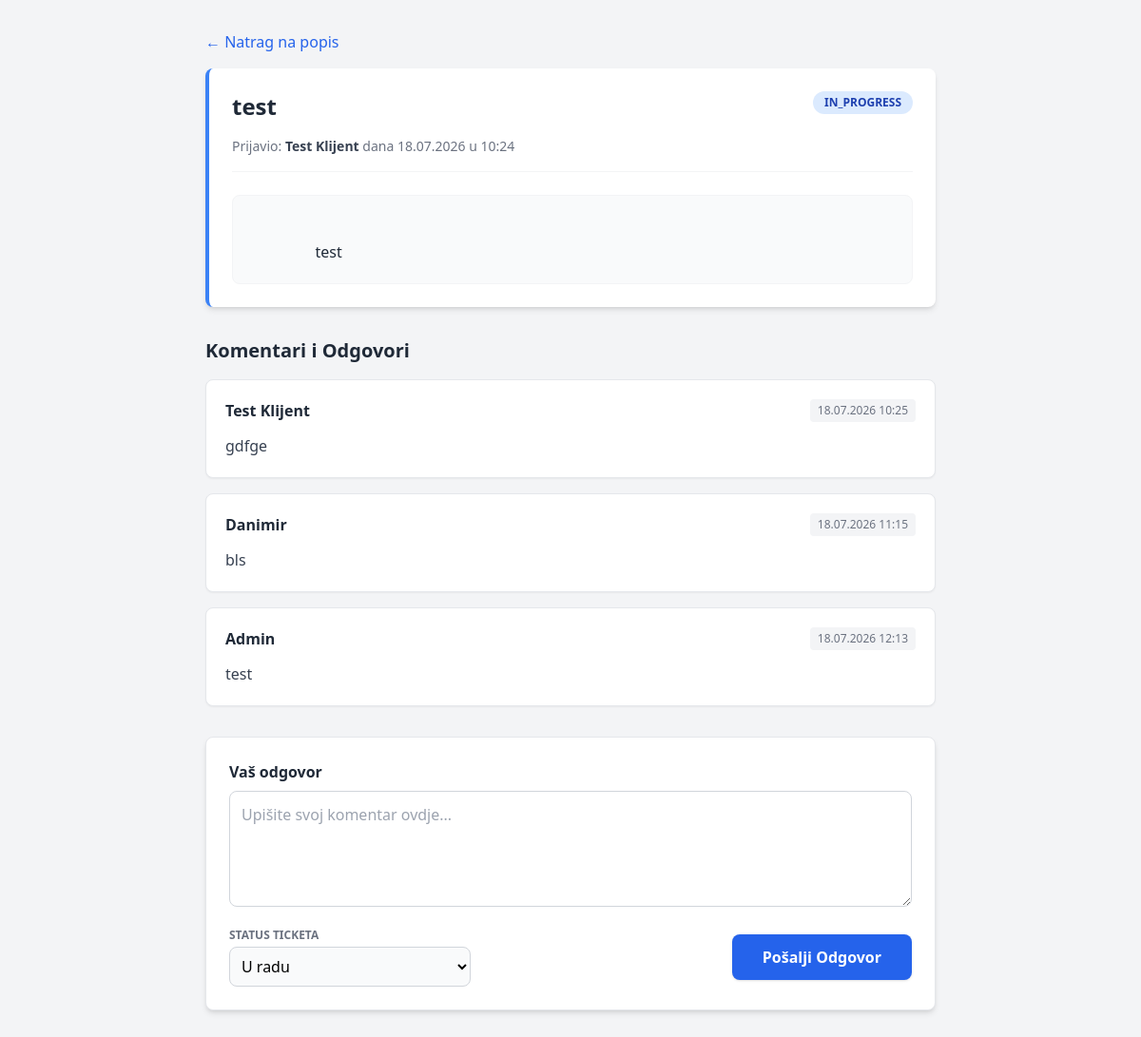
Screenshot of /ticket?id=4 (signed in) with the database file from the repository.
### tables this page shows
CREATE TABLE `tickets` (
  `id` int NOT NULL,
  `user_id` int NOT NULL,
  `title` varchar(255) NOT NULL,
  `description` text NOT NULL,
  `status` enum('open','in_progress','closed') DEFAULT 'open',
  `created_at` timestamp NULL DEFAULT CURRENT_TIMESTAMP,
  `assigned_to` int DEFAULT NULL
);

CREATE TABLE `users` (
  `id` int NOT NULL,
  `name` varchar(100) NOT NULL,
  `email` varchar(100) NOT NULL,
  `password` varchar(255) NOT NULL,
  `role` enum('client','agent','pm') DEFAULT 'client',
  `created_at` timestamp NULL DEFAULT CURRENT_TIMESTAMP
);

CREATE TABLE `replies` (
  `id` int NOT NULL,
  `ticket_id` int NOT NULL,
  `user_id` int NOT NULL,
  `message` text NOT NULL,
  `created_at` timestamp NULL DEFAULT CURRENT_TIMESTAMP
);

### src/Controllers/TicketController.php (called while the page is built, shortened)
<?php
class TicketController {
    public function show() {
        $id = $_GET['id'] ?? null;
        $ticketModel = new Ticket();
        $ticket = $ticketModel->findById($id);
        $replies = $ticketModel->getReplies($id);
        require_once '../src/Views/show.php';
    }
}

### public/index.php (called while the page is built, shortened)
<?php
spl_autoload_register(function ($class) {
    $paths = [
        '../src/' . $class . '.php',
        '../src/Controllers/' . $class . '.php',
        '../src/Models/' . $class . '.php',
    ];
    foreach ($paths as $path) {
        if (file_exists($path)) {
            return;
        }
    }
});
$router = new Router();
$router->add('GET', '/', 'TicketController', 'index');
$router->add('GET', '/tickets/create', 'TicketController', 'create');
$router->add('POST', '/tickets/store', 'TicketController', 'store');
$router->add('GET', '/ticket', 'TicketController', 'show');
$router->add('POST', '/ticket/reply', 'TicketController', 'addReply');
$router->add('GET', '/login', 'AuthController', 'showLoginForm');
$router->add('POST', '/login/submit', 'AuthController', 'login');
$router->add('GET', '/logout', 'AuthController', 'logout');
$router->add('GET', '/register', 'AuthController', 'showRegisterForm');
$router->add('POST', '/register/submit', 'AuthController', 'register');
$router->add('POST', '/ticket/assign', 'TicketController', 'assign');
$router->dispatch($_SERVER['REQUEST_URI'], $_SERVER['REQUEST_METHOD']);

### src/Database.php (called while the page is built)
<?php
class Database {
    private $host = '127.0.0.1';
    private $db   = 'elatus_tickets';
    private $user = 'root';
    private $pass = '';
    private $charset = 'utf8mb4';
    private $pdo;
    public function __construct() {
        $dsn = "mysql:host=$this->host;dbname=$this->db;charset=$this->charset";
        $options = [
            PDO::ATTR_ERRMODE            => PDO::ERRMODE_EXCEPTION,
            PDO::ATTR_DEFAULT_FETCH_MODE => PDO::FETCH_ASSOC,
            PDO::ATTR_EMULATE_PREPARES   => false,
        ];
        try {
            $this->pdo = new PDO($dsn, $this->user, $this->pass, $options);
        } catch (\PDOException $e) {
            die("Greška pri spajanju na bazu: " . $e->getMessage());
        }
    }
    public function getConnection() {
        return $this->pdo;
    }
}

### src/Models/Ticket.php (called while the page is built, shortened)
<?php
class Ticket {
    private $db;
    public function __construct() {
        $this->db = (new Database())->getConnection();
    }
    public function findById($id) {
        $sql = "SELECT tickets.*, users.name as user_name
                FROM tickets
                JOIN users ON tickets.user_id = users.id
                WHERE tickets.id = ?";
        $stmt = $this->db->prepare($sql);
        $stmt->execute([$id]);
        return $stmt->fetch();
    }
    public function getReplies($ticketId) {
        $sql = "SELECT replies.*, users.name as user_name
                FROM replies
                JOIN users ON replies.user_id = users.id
                WHERE replies.ticket_id = ?
                ORDER BY replies.created_at ASC";
        $stmt = $this->db->prepare($sql);
        $stmt->execute([$ticketId]);
        return $stmt->fetchAll();
    }
}

### src/Views/show.php (the view, shortened to what this page needs)
<!DOCTYPE html>
<html lang="hr">
<head>
    <script src="https://cdn.tailwindcss.com"></script>
</head>
<body class="bg-gray-100 p-8 font-sans">
    <div class="max-w-3xl mx-auto">
        <a href="/" class="text-blue-600 hover:underline mb-4 inline-block font-medium">← Natrag na popis</a>
        <div class="bg-white p-6 shadow-md rounded-lg mb-8 border-l-4 <?= $ticket['status'] === 'closed' ? 'border-green-500' : 'border-blue-500' ?>">
            <div class="flex justify-between items-start mb-4">
                <h1 class="text-2xl font-bold text-gray-800"><?= htmlspecialchars($ticket['title']) ?></h1>
                <?php
                $statusClass = 'bg-blue-100 text-blue-800';
                ?>
                <span class="px-3 py-1 text-xs font-bold rounded-full uppercase <?= $statusClass ?>">
                    <?= htmlspecialchars($ticket['status']) ?>
                </span>
            </div>
            <p class="text-sm text-gray-500 mb-6 pb-4 border-b border-gray-100">
                Prijavio: <strong class="text-gray-700"><?= htmlspecialchars($ticket['user_name']) ?></strong>
                dana <?= date('d.m.Y \u H:i', strtotime($ticket['created_at'])) ?>
            </p>
            <div class="text-gray-800 bg-gray-50 p-5 rounded-lg border border-gray-100 whitespace-pre-wrap leading-relaxed">
                <?= htmlspecialchars($ticket['description']) ?>
            </div>
        </div>
        <h3 class="text-xl font-bold text-gray-800 mb-4">Komentari i Odgovori</h3>
        <div class="space-y-4 mb-8">
            <?php if (!empty($replies)): ?>
                <?php foreach ($replies as $reply): ?>
                    <div class="bg-white p-5 shadow-sm rounded-lg border border-gray-200">
                        <div class="flex justify-between items-center mb-3">
                            <span class="font-bold text-gray-800"><?= htmlspecialchars($reply['user_name']) ?></span>
                            <span class="text-xs font-medium text-gray-500 bg-gray-100 px-2 py-1 rounded">
                                <?= date('d.m.Y H:i', strtotime($reply['created_at'])) ?>
                            </span>
                        </div>
                        <p class="text-gray-700 whitespace-pre-wrap leading-relaxed"><?= htmlspecialchars($reply['message']) ?></p>
                    </div>
                <?php endforeach; ?>
            <?php else: ?>
                <div class="bg-gray-50 p-6 rounded-lg border border-dashed border-gray-300 text-center">
                    <p class="text-gray-500 font-medium">Još nema odgovora na ovaj ticket.</p>
                </div>
            <?php endif; ?>
        </div>
        <?php if ($ticket['status'] !== 'closed'): ?>
            <div class="bg-white p-6 shadow-md rounded-lg border border-gray-200">
                <form action="/ticket/reply" method="POST">
                    <div class="mb-4">
                        <label class="block text-gray-800 font-bold mb-2">Vaš odgovor</label>
                        <textarea name="message" rows="4" required placeholder="Upišite svoj komentar ovdje..." class="w-full border border-gray-300 rounded-lg p-3 focus:outline-none focus:ring-2 focus:ring-blue-500 focus:border-transparent"></textarea>
                    </div>
                    <div class="flex flex-col sm:flex-row justify-between items-center gap-4">
                        <div class="w-full sm:w-auto">
                            <label class="block text-xs font-semibold text-gray-500 mb-1 uppercase">Status ticketa</label>
                            <select name="status" class="w-full sm:w-auto border border-gray-300 rounded-lg p-2 focus:outline-none focus:ring-2 focus:ring-blue-500 bg-gray-50 font-medium">
                                <option value="in_progress" <?= $ticket['status'] === 'in_progress' ? 'selected' : '' ?>>U radu</option>
                            </select>
                        </div>
                        <button type="submit" class="w-full sm:w-auto bg-blue-600 text-white px-8 py-3 rounded-lg shadow hover:bg-blue-700 font-bold transition">
                            Pošalji Odgovor
                        </button>
                    </div>
                </form>
            </div>
        <?php endif; ?>
    </div>
</body>
</html>

### src/Router.php (shortened to what this page needs)
<?php
class Router {
    private $routes = [];
    public function add($method, $path, $controller, $action) {
        $pattern = preg_replace('/\{[a-zA-Z0-9_]+\}/', '([^/]+)', $path);
        $regex = '#^' . $pattern . '/?$#';
        $this->routes[] = [
            'method'     => $method,
            'regex'      => $regex,
            'controller' => $controller,
            'action'     => $action
        ];
    }
    public function dispatch($requestUri, $requestMethod) {
        $uri = parse_url($requestUri, PHP_URL_PATH);
        foreach ($this->routes as $route) {
            if ($route['method'] === $requestMethod && preg_match($route['regex'], $uri, $matches)) {
                array_shift($matches);
                $controllerName = $route['controller'];
                $actionName = $route['action'];
                if (class_exists($controllerName)) {
                    $controller = new $controllerName();
                    if (method_exists($controller, $actionName)) {
                        return call_user_func_array([$controller, $actionName], $matches);
                    }
                }
            }
        }
    }
}

### rows the page displays
tickets: title "test", status "IN_PROGRESS", user.name "Test Klijent", created_at "18.07.2026 u 10:24", description "test", status "U radu"
replies: user.name "Test Klijent", created_at "18.07.2026 10:25", message "gdfge"
replies: user.name "Danimir", created_at "18.07.2026 11:15", message "bls"
replies: user.name "Admin", created_at "18.07.2026 12:13", message "test"
